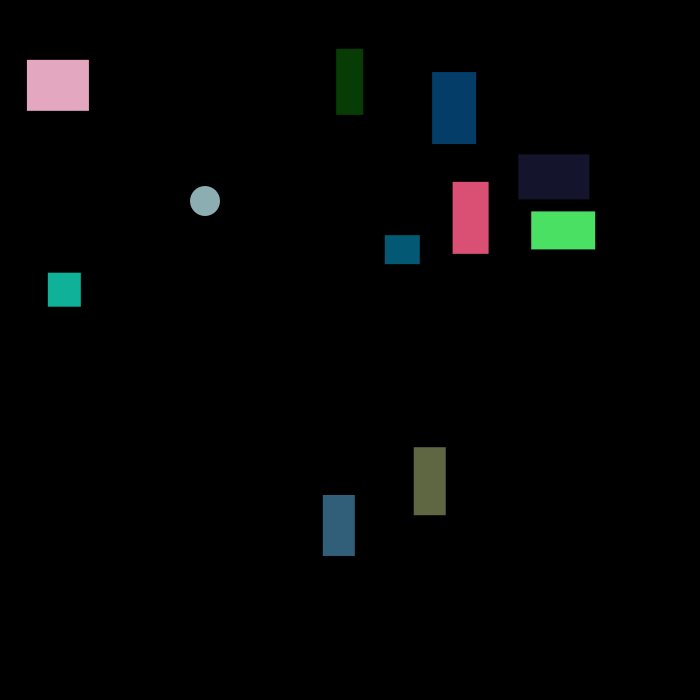
Frame 1 (no input)
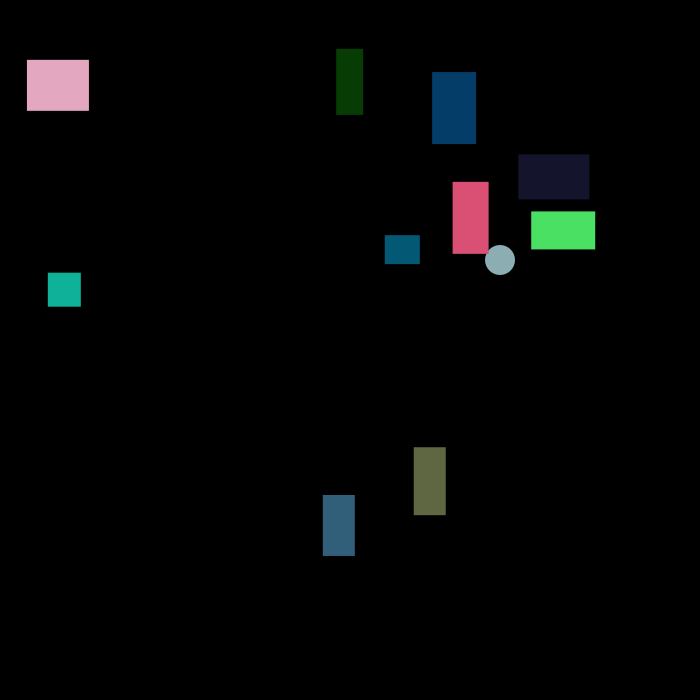
Frame 60 (the mouse pressed at the canvas centre just before this capture)
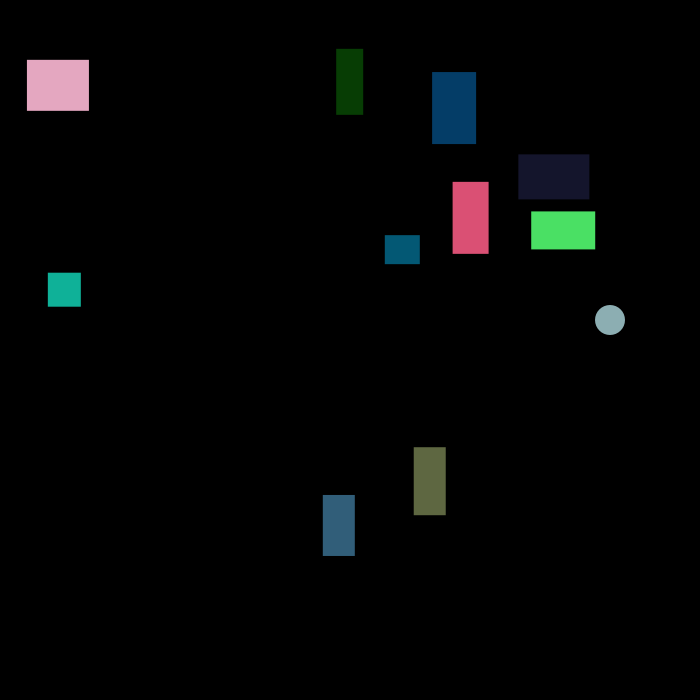
Frame 120 (the mouse held since frame 60 and released just before this capture)

The Processing sketch that drew these frames (run headless with seeded random() and noise(); from frame 60 on, the mouse is pressed at the canvas centre):

// Processing sketch: processing_178501
// ── processing_178501.pde

Ball b;
ArrayList<Rect> rects = new ArrayList<Rect>();

void setup()
{
  size(700,700);
  b = new Ball(200,200,5,1);
  for (int i = 0; i < 10; i++)
  {
    rects.add(new Rect());
  }
}

void draw()
{
  background(0);
  b.drawBall();
  for (int i = 0; i < rects.size(); i++)
  {
    Rect r = rects.get(i);
    r.drawRect();
    if (keyPressed)
  {
    if (keyCode == UP)
    {
      r.moveForward();
    }
    if (keyCode == LEFT)
    {
      r.moveLeft();
    }
    if (keyCode == RIGHT)
    {
      r.moveRight();
    }
    if (keyCode == DOWN)
    {
      r.moveBackward();
    }
  } 
  }
}

class Ball
{
  float xpos;
  float ypos;
  float xvel;
  float yvel;
  float size;
  
  Ball(float x, float y, float xv, float yv)
  {
    xpos = x;
    ypos = y;
    xvel = xv;
    yvel = yv;
    size = 30;
  }
  
  float calculateDistance(float positionx, float positiony)
  {
    return dist(positionx, positiony, xpos, ypos);
  }
      
  void drawBall()
  {
    xpos += xvel;
    ypos += yvel;
    
    if ((xpos < 0) || (xpos > width))  xvel *= -1;
    if ((ypos < 0) || (ypos > height))  yvel *= -1;
    
    fill(#8CAEB2);
    noStroke();
    ellipse(xpos,ypos,size,size);
  }
}

class Rect
{
  float xpos;
  float ypos;
  int size;
  int size2;
  int c;
  
  Rect()
  {
    xpos = random(width);
    ypos = random(height);
    size2 = int(random(50)+25);
    size = int(random(50)+25);
    c = color(random(255),random(255),random(255));
  }
  
  void moveForward ()
  {
    ypos = ypos - 1;
  }
  
  void moveBackward()
  {
    ypos = ypos + 1;
  }
  
  void moveLeft()
  {
    xpos = xpos - 1;
  }
  
  void moveRight()
  {
    xpos = xpos + 1;
  }
  
  void drawRect()
 {
   if ((xpos + size) > width)
    { 
      xpos = (width-size);
    }
    else if (xpos < 0)
    {
      xpos = 0;
    }
    if ((ypos + size2) > height)
    {
      ypos = (height-size2);
    }
    else if (ypos < 0)
    {
      ypos = 0;
    }
  if (b.calculateDistance(xpos,ypos)>30)
   {
     fill(c);
     noStroke();
     rect(xpos, ypos, size, size2);
   }
    
  else if (b.calculateDistance(xpos,ypos)<30)
   {
     fill(255,0,0);
     noStroke();
     rect(xpos, ypos, size, size2);
   }
 }
}
